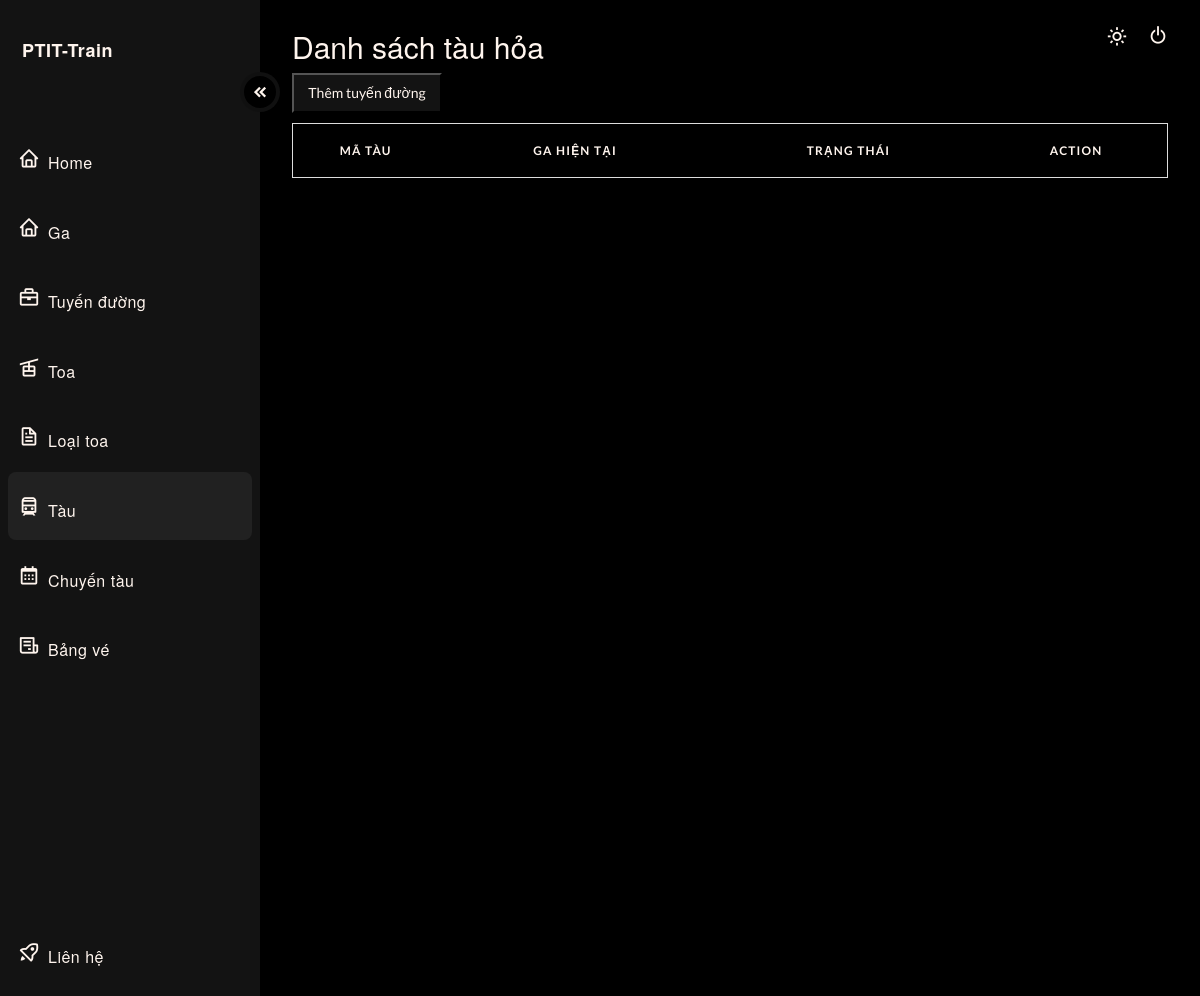
Page /?type=admin&page=tau (signed in) on the earlier database version.
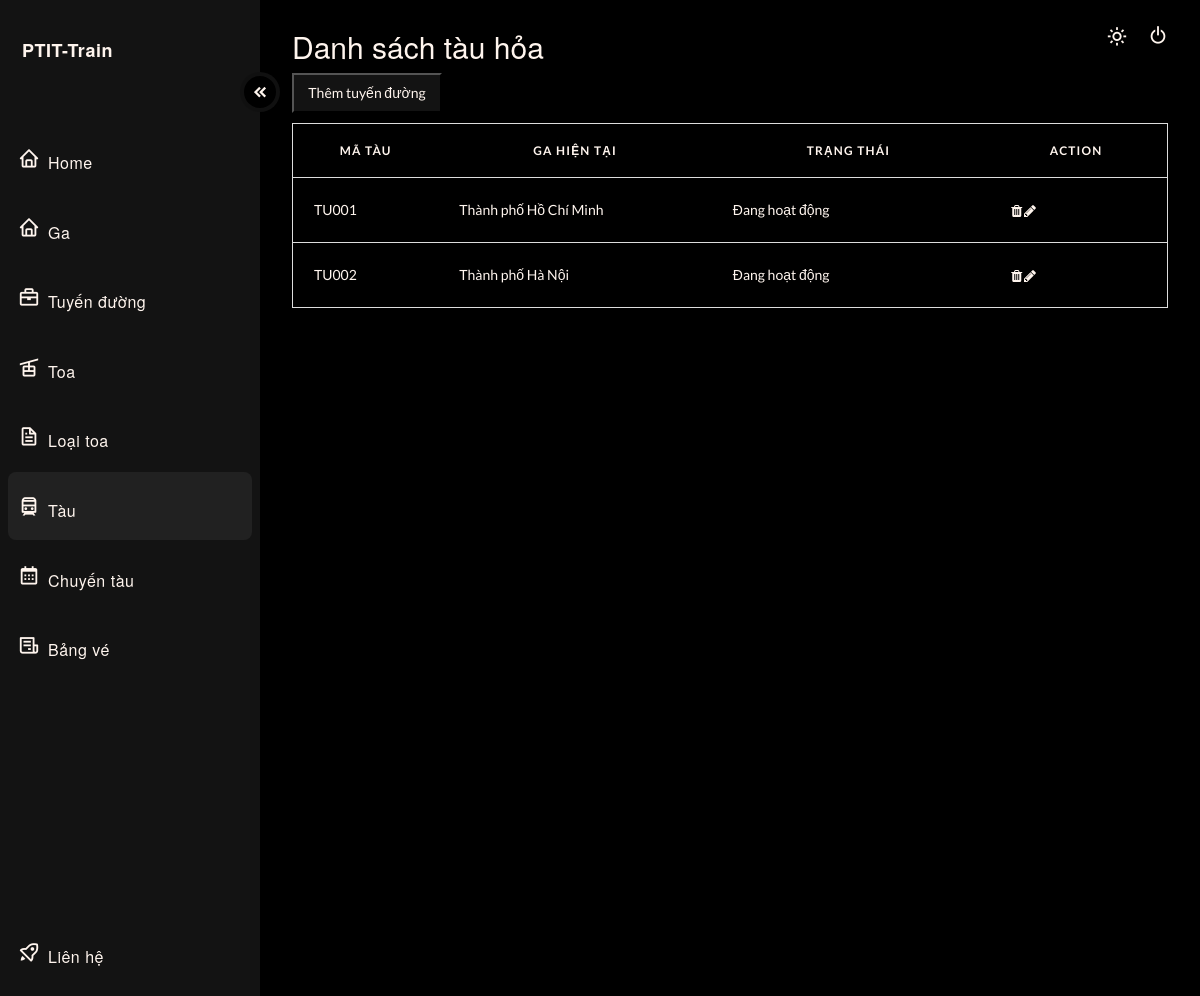
Same page on the later database version.
### tables this page shows
CREATE TABLE Tau(
  `MaTau` VARCHAR(20) PRIMARY KEY,
  `GaHienTai` VARCHAR(20),
  `TrangThai` TINYINT,
  FOREIGN KEY (`GaHienTai`) REFERENCES `Ga`(`MaGa`)
);

CREATE TABLE Ga (
  `MaGa` VARCHAR(20) PRIMARY KEY,
  `TenGa` NVARCHAR(100)
);

### src/controller/TauController.php (called while the page is built, shortened)
<?php
    class TauController{
        public function index(){
            include './module/TauModule/Tau.php';
            $arrTau = (new Tau)->load();
            include './view/admin/dashboard_tau.php';
		}
    }
?>

### src/index.php (called while the page is built)
<?php
    require 'route.php';
?>

### src/module/db.php (called while the page is built, shortened)
<?php
    class DB{
        private function conn() {
            $connectionString = "mysql:host=" . getenv('MYSQL_HOSTNAME') . ";dbname=" . getenv('MYSQL_DATABASE');
            $conn = new \PDO($connectionString, getenv('MYSQL_USER'), getenv('MYSQL_PASSWORD'));
            $conn->setAttribute(PDO::ATTR_ERRMODE, PDO::ERRMODE_EXCEPTION);
            return $conn;
        }
        public function select($sql, $params = null)
        {
            $connect = $this->conn();
            if($params != null){
                $res = $connect->prepare($sql);
                $res->execute($params);
            }
            else {
                $res = $connect->query($sql);
            }
            $res->setFetchMode(PDO::FETCH_ASSOC);
            return $res;
        }
    }
?>

### src/module/TauModule/Tau.php (called while the page is built, shortened)
<?php
    include_once "./module/db.php";
    include "TauObject.php";
        class Tau{
            private $table = "Tau";
            function load(){
                try {
                    $db = new DB();
                    $sql = "select T.*, G.TenGa from $this->table as T, Ga as G
                    where T.GaHienTai = G.MaGa";
                    $sth = $db->select($sql);
                    $arr = [];
                    while($row = $sth->fetch()) {
                        $obj = new TauObject($row);
                        $arr[] = $obj;
                    }
                        return $arr;
                    }
                catch (PDOException $e) {
                    return  $sql . "<br>" . $e->getMessage();
                }
            }
        }
?>

### src/module/TauModule/TauObject.php (called while the page is built, shortened)
<?php
    class TauObject {
        private $MaTau;
        private $GaHienTai;
        private $TrangThai;
        private $TenGa;
        public function __construct($row)
        {
            $this->MaTau = $row['MaTau'];
            $this->GaHienTai = $row['GaHienTai'];
            $this->TrangThai = $row['TrangThai'];
            $this->TenGa = $row['TenGa'];
        }
        public function getMaTau()
        {
                return $this->MaTau;
        }
        public function getGaHienTai()
        {
                return $this->GaHienTai;
        }
        public function getTrangThai()
        {
                return $this->TrangThai;
        }
        public function getTenGa()
        {
                return $this->TenGa;
        }
    }
?>

### src/view/admin/dashboard_tau.php (the view, shortened to what this page needs)
  <main>
    <header>
      <div class="text">
        <h2>Danh sách tàu hỏa</h2>
<table id="myTable">
  <button style="background-color:var(--accent-clr); color: var(--text);; width: 150px; height: 40px; margin-bottom: 10px;" id="addBtn">Thêm tuyến đường</button>
  <thead>
    <tr>
      <th scope="col" width="80px">Mã tàu</th>
      <th scope="col" width="150px">Ga hiện tại</th>
      <th scope="col" width="150px">trạng thái</th>
      <th scope="col" width="100px">Action</th>
    </tr>
  </thead>
  <tbody>
    <?php
          $trangThaiList = [
            0 => "Đang hoạt động",
            1 => "Đang không hoạt động",
            2 => "Đang sửa chữa"
          ];
    ?>
    <?php foreach($arrTau as $each): ?>
    <tr>
      <td data-label="TrainCode">
        <?php echo $each->getMaTau(); ?>
      </td>
      <td data-label="CurrentStation" value="<?php echo $each->getGaHienTai() ?>">
        <?php echo $each->getTenGa(); ?>
      </td>
      <td data-label="Status" value="<?php echo $each->getTrangThai(); ?>">
        <?php
              echo $trangThaiList[$each->getTrangThai()];
        ?>
      </td>
      <td data-label="Period">
        <i class="fa fa-trash ticon"></i>
        <i class="fa fa-pencil"></i>
    </tr>
    <?php endforeach; ?>
  </tbody>
</table>
      </div>
      <div>
        <button style="position: absolute; top: 21px; right: 60px;" id="theme_switch">
          <i class='bx bx-sun'></i>
        </button>
      </div>
      <div>
        <button class="log" id="theme_switch">
          <i style="margin-left: 8px; position: absolute; margin-left: 8px;top: 24px;right: 23px;" class='bx bx-power-off'></i>
        </button>
      </div>
    </header>
  </main>
</div>
</body>
</html>

Differences in the rows shown:
added tau: MaTau "TU001", GaHienTai.TenGa "Thành phố Hồ Chí Minh", TrangThai "Đang hoạt động"
added tau: MaTau "TU002", GaHienTai.TenGa "Thành phố Hà Nội", TrangThai "Đang hoạt động"
